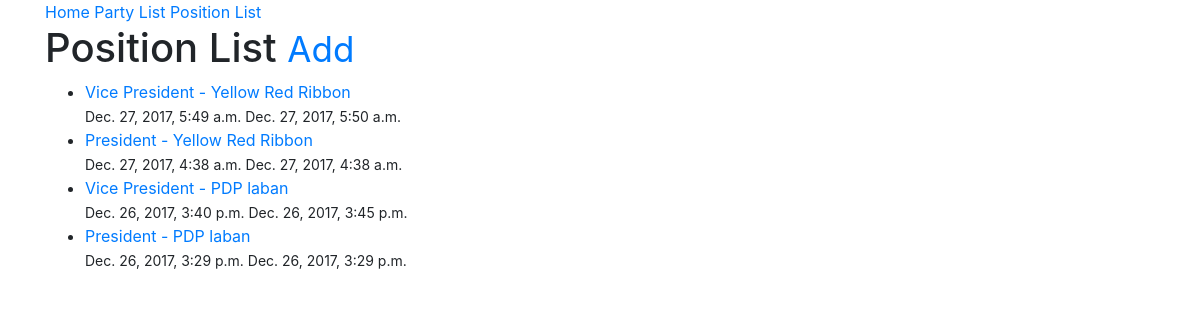
/position/ (signed in), run on the app's committed database.
### positions/models.py (models this page shows, shortened)
class Position(models.Model):
	user 				= models.ForeignKey(User)
	partylist			= models.ForeignKey(PartyList)
	position_name 		= models.CharField(max_length=120)
	timestamp			= models.DateTimeField(auto_now_add=True)
	updated				= models.DateTimeField(auto_now=True)
	slug				= models.SlugField(null=True, blank=True)
	def __str__(self):
		return '%s - %s' % (self.position_name, self.partylist )
	def get_absolute_url(self):
		return reverse('position:edit', kwargs={'slug': self.slug})
	class Meta:
		ordering = ['-updated', '-timestamp']

### partylists/models.py (models this page shows, shortened)
class PartyList(models.Model):
	owner 				= models.ForeignKey(User)
	partylist_name 		= models.CharField(max_length=120)
	timestamp			= models.DateTimeField(auto_now_add=True)
	updated				= models.DateTimeField(auto_now=True)
	slug				= models.SlugField(null=True, blank=True)
	objects 			= CandidateManager()
	def __str__(self):
		return self.partylist_name
	class Meta:
		ordering = ['-updated', '-timestamp']

### positions/views.py (the view)
class PositionListView(LoginRequiredMixin, PermissionRequiredMixin, ListView):
	permission_required = 'positions'
	def get_queryset(self):
		return Position.objects.filter(user=self.request.user)

### positions/templates/positions/position_list.html (shortened to what this page needs)
{% extends "base.html" %}
{% block content %}
<h1>Position List <small><a href='{% url "position:create"%}'>Add</a></small></h1>
<ul>
	{% for obj in object_list %}
		<li><a href='{{ obj.get_absolute_url }}'>{{ obj }}</a><br/><small>{{ obj.timestamp }} {{ obj.updated }}</small></li>
		{% empty %}
			<li><a href='{% url "position:create"%}'>Add One</a></li>
	{% endfor %}
</ul>
{% endblock %}

### data on the page
Position: position_name+partylist "Vice President - Yellow Red Ribbon", timestamp "Dec. 27, 2017, 5:49 a.m.", updated "Dec. 27, 2017, 5:50 a.m."
Position: position_name+partylist "President - Yellow Red Ribbon", timestamp "Dec. 27, 2017, 4:38 a.m.", updated "Dec. 27, 2017, 4:38 a.m."
Position: position_name+partylist "Vice President - PDP laban", timestamp "Dec. 26, 2017, 3:40 p.m.", updated "Dec. 26, 2017, 3:45 p.m."
Position: position_name+partylist "President - PDP laban", timestamp "Dec. 26, 2017, 3:29 p.m.", updated "Dec. 26, 2017, 3:29 p.m."
